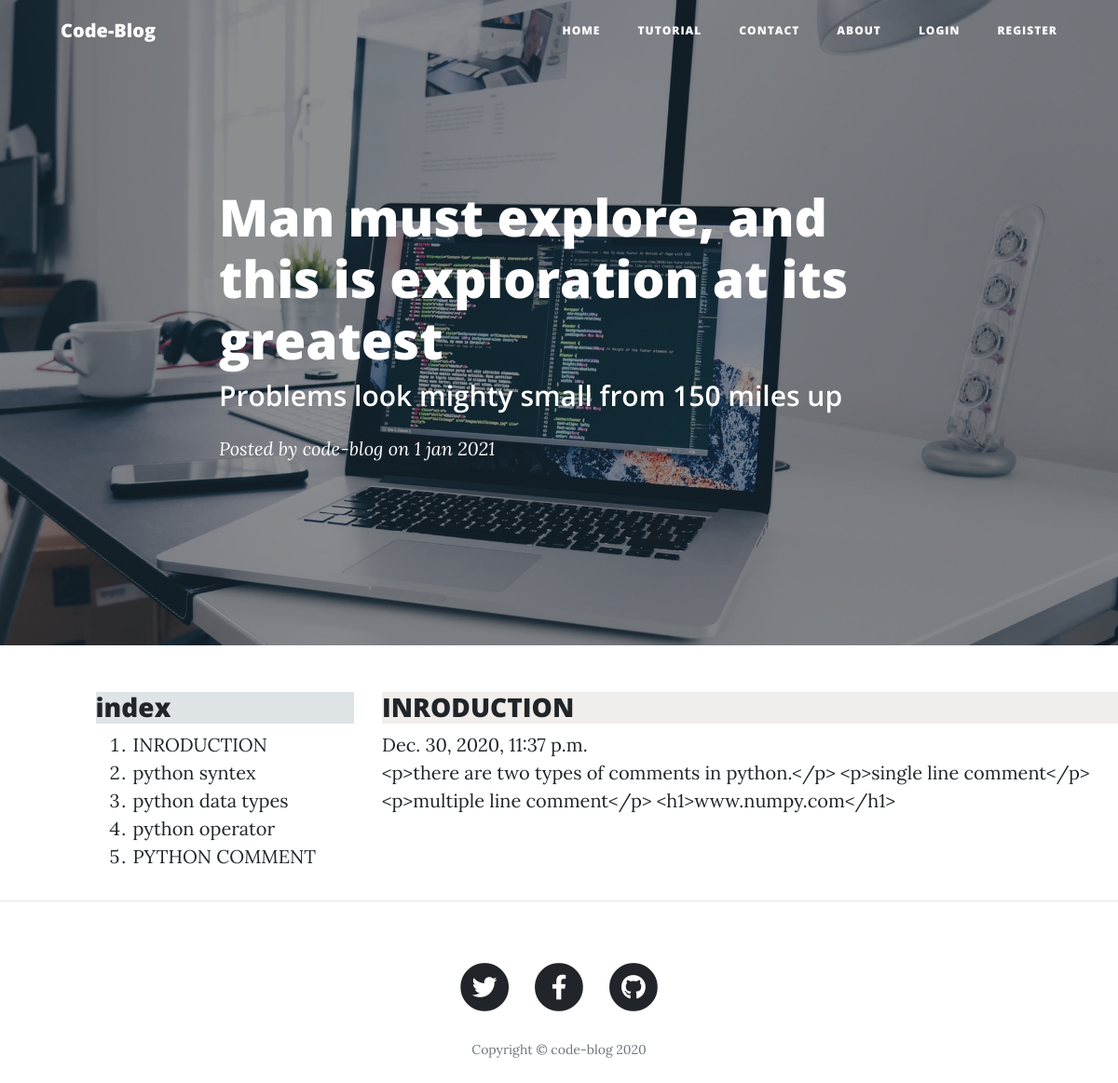
The page /python_introduction on the database its author committed.
### main/models.py (models this page shows, shortened)
class Tutorial(models.Model):
    tutorial_title = models.CharField(max_length=100)
    tutorial_content = tinymce_models.HTMLField()
    title = models.ForeignKey(item, default=1, on_delete=models.SET_DEFAULT)
    tutorial_slug = models.CharField(max_length=120, default=1)
    tutorial_published = models.DateTimeField('date published', default=dt.datetime.now)

### main/views.py (the view)
# urls.py: path('<my_slug>',views.my_slug, name='my_slug'),
def my_slug(request, my_slug):
    tutorials = [t.tutorial_slug for t in Tutorial.objects.all()]
    if my_slug in tutorials:
        this_tutorial = Tutorial.objects.get(tutorial_slug = my_slug)
        tutorial_from_series = Tutorial.objects.filter(title__title =this_tutorial.title).order_by('tutorial_published')
        this_tutorial_idx = list(tutorial_from_series).index(this_tutorial)
    return render(
        request,
        'post.html',
        {
            'tutorial':this_tutorial,
            'sidebar':tutorial_from_series,
            'this_tutorial_idx':this_tutorial_idx
        })

### main/models.py (called while the page is built)
    def __str__(self):
        return self.title

### main/templates/post.html (shortened to what this page needs)
{% extends 'base.html' %}
{%block body %}
  <header class="masthead" style="background-image: url('static/img/bgpst.jpg')">
    <div class="overlay"></div>
    <div class="container">
      <div class="row">
        <div class="col-lg-8 col-md-10 mx-auto">
          <div class="post-heading">
            <h1>Man must explore, and this is exploration at its greatest</h1>
            <h2 class="subheading">Problems look mighty small from 150 miles up</h2>
            <span class="meta">Posted by
              <a href="#">code-blog</a>
              on 1 jan 2021</span>
          </div>
        </div>
      </div>
    </div>
  </header>
 <div class="row">
<div class="col-md-1"></div>
   <div class="col-md-3" >
     <h3 style="background-color: rgb(222, 227, 230);">
     index
    </h3>
    <ol>
      {% for tutorial in sidebar %}
      <li><a href="/{{tutorial.tutorial_slug}}">{{tutorial.tutorial_title}}</a></li>
      {% endfor %}
    </ol>
   </div>
     <div class="col-md-8"  >
      <h3 style="background-color: rgb(240, 237, 235);">
       {{tutorial.tutorial_title}}
      </h3>
      {{tutorial.tutorial_published}}
     {{tutorial.tutorial_content}}
    </div>
 </div>
  <hr>
{%endblock body%}

### rows shown on the page
Tutorial: tutorial_title "INRODUCTION", tutorial_published "Dec. 30, 2020, 11:37 p.m.", tutorial_content "<p>there are two types of comments in python.</p> <p>single line comment</p> <p>multiple line comment</p> <h1>www.numpy.com</h1>"
Tutorial: tutorial_title "python syntex"
Tutorial: tutorial_title "python data types"
Tutorial: tutorial_title "python operator"
Tutorial: tutorial_title "PYTHON COMMENT"
